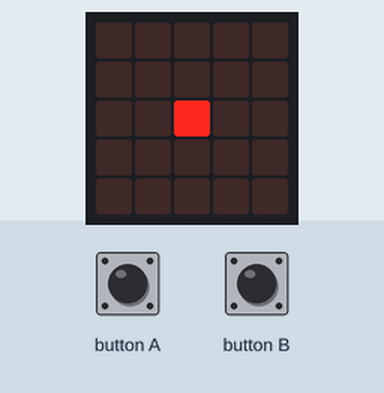
Bench run of a program on a simulated BBC micro:bit (MakeCode). Parts: the board's 5×5 LED display. The inputs (shaded band) are chosen by the test bench.

Above: at 1.2 s.
1.3 s: button A pressed 5 times (0.12 s each, 0.3 s apart)
At 3.9 s:
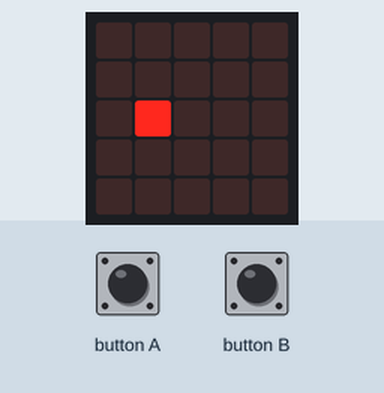
4.3 s: button B pressed for 0.15 s
At 5.1 s:
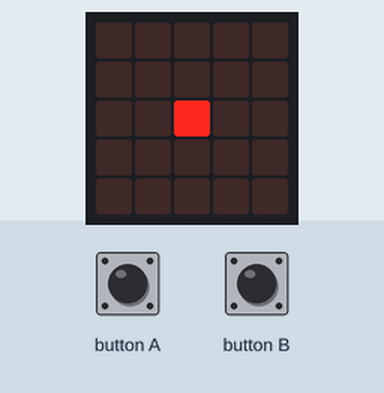
5.9 s: button A pressed for 0.15 s
At 6.4 s:
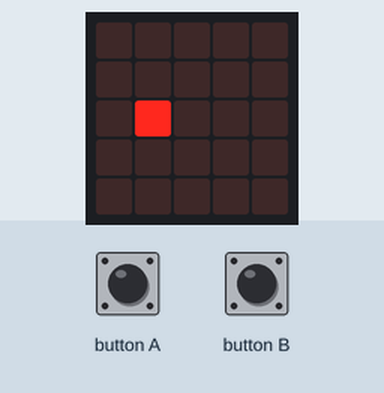
Timing chart, 0 to 8.9 s (numbered marks = the images above; inputs shaded):
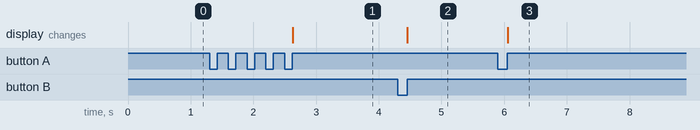

Measured:
- after the input at 1.3 s, the display: changes after 1.3 s (image 1)
- after the input at 4.3 s, the display: changes after 0.15 s (image 2)
- after the input at 5.9 s, the display: changes after 0.15 s (image 3)

The program:

main.ts
```typescript
input.onButtonPressed(Button.A, function () {
    cuerda += -0.1
})
input.onButtonPressed(Button.B, function () {
    cuerda += 0.1
})
let cuerda = 2
basic.forever(function () {
    basic.clearScreen()
    led.plot(Math.round(cuerda), 2)
    if (cuerda < 0) {
        basic.pause(100)
        basic.showString("Ganaste A!")
    } else if (cuerda > 4) {
        basic.pause(100)
        basic.showString("Ganaste B!")
    }
})
```

test.ts
```typescript
// aquí va el archivo "tests"; esto no se compilará cuando este paquete se utilice como una extensión.
```
